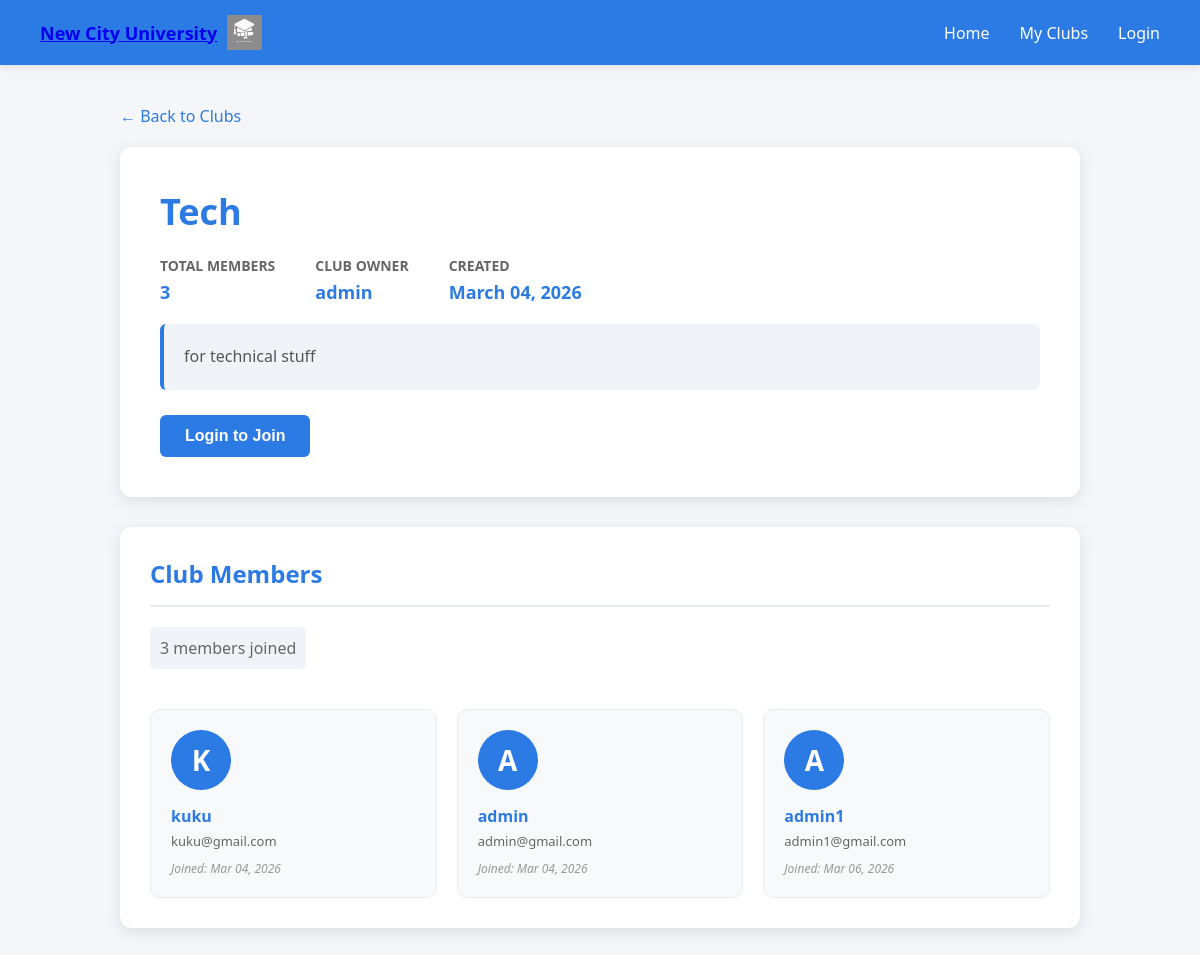
The app's page /club/1 with its own data.
### app/models.py (models this page shows, shortened)
class Club(db.Model):
    id = db.Column(db.Integer, primary_key=True)
    name = db.Column(db.String(100), nullable=False, unique=True)
    description = db.Column(db.Text, nullable=True)
    owner_id = db.Column(db.Integer, db.ForeignKey('user.id'), nullable=False)
    created_at = db.Column(db.DateTime, default=datetime.utcnow)
    members = db.relationship('Membership', backref='club', foreign_keys='Membership.club_id')

class User(db.Model):
    id = db.Column(db.Integer, primary_key=True)
    username = db.Column(db.String(80), unique=True, nullable=False)
    email = db.Column(db.String(120), unique=True, nullable=False)
    password = db.Column(db.String(128), nullable=False)
    role = db.Column(db.String(10), default='student')  # 'student' or 'admin'
    clubs_created = db.relationship('Club', backref='owner', foreign_keys='Club.owner_id')
    memberships = db.relationship('Membership', backref='user', foreign_keys='Membership.user_id')

class Membership(db.Model):
    id = db.Column(db.Integer, primary_key=True)
    user_id = db.Column(db.Integer, db.ForeignKey('user.id'), nullable=False)
    club_id = db.Column(db.Integer, db.ForeignKey('club.id'), nullable=False)
    joined_on = db.Column(db.DateTime, default=datetime.utcnow)

### app/routes.py (the view)
@main.route('/club/<int:club_id>')
def view_club(club_id):
    club = Club.query.get(club_id)
    if not club:
        flash("Club not found!", "danger")
        return redirect(url_for('main.index'))
    members = Membership.query.filter_by(club_id=club_id).all()
    member_count = len(members)
    is_member = False
    if 'user_id' in session:
        is_member = Membership.query.filter_by(user_id=session['user_id'], club_id=club_id).first() is not None
    return render_template('view_club.html', club=club, members=members, member_count=member_count, is_member=is_member)

### app/templates/view_club.html (shortened to what this page needs)
<!DOCTYPE html>
<html>
<head>
</head>
<body>
    <div class="navbar">
        <a href="{{ url_for('main.index') }}" class="logo">
            New City University
            <img src="/static/images/logo.png" alt="University Logo">
        </a>
        <ul>
            <li><a href="{{ url_for('main.index') }}">Home</a></li>
            <li><a href="{{ url_for('main.account') }}">My Clubs</a></li>
            {% if session.get('user_id') %}
            <li><a href="{{ url_for('main.logout') }}">Logout</a></li>
            {% else %}
            <li><a href="{{ url_for('main.student_login') }}">Login</a></li>
            {% endif %}
        </ul>
    </div>
    <div class="container">
        <a href="{{ url_for('main.index') }}" class="back-link">← Back to Clubs</a>
        <div class="club-header">
            <h1>{{ club.name }}</h1>
            <div class="club-meta">
                <div class="meta-item">
                    <span class="meta-label">Total Members</span>
                    <span class="meta-value">{{ member_count }}</span>
                </div>
                <div class="meta-item">
                    <span class="meta-label">Club Owner</span>
                    <span class="meta-value">{{ club.owner.username }}</span>
                </div>
                <div class="meta-item">
                    <span class="meta-label">Created</span>
                    <span class="meta-value">{{ club.created_at.strftime('%B %d, %Y') }}</span>
                </div>
            </div>
            {% if club.description %}
            <div class="club-description">
                {{ club.description }}
            </div>
            {% endif %}
            <div class="action-buttons">
                {% if session.get('user_id') %}
                    {% if is_member %}
                    <button class="btn btn-success btn-disabled" disabled>✓ You're a Member</button>
                    {% else %}
                    <a href="{{ url_for('main.join_club', club_id=club.id) }}" style="text-decoration: none;">
                        <button class="btn btn-primary">Join This Club</button>
                    </a>
                    {% endif %}
                {% else %}
                <a href="{{ url_for('main.student_login') }}" style="text-decoration: none;">
                    <button class="btn btn-primary">Login to Join</button>
                </a>
                {% endif %}
            </div>
        </div>
        <div class="members-section">
            <h2>Club Members</h2>
            {% if member_count > 0 %}
            <span class="members-count">{{ member_count }} member{{ 's' if member_count != 1 else '' }} joined</span>
            <div class="members-list">
                {% for membership in members %}
                <div class="member-card">
                    <div class="member-avatar">
                        {{ membership.user.username[0].upper() }}
                    </div>
                    <div class="member-name">{{ membership.user.username }}</div>
                    <div class="member-email">{{ membership.user.email }}</div>
                    <div class="member-joined">Joined: {{ membership.joined_on.strftime('%b %d, %Y') }}</div>
                </div>
                {% endfor %}
            </div>
            {% else %}
            <div class="no-members">
                <p>No members have joined this club yet. Be the first!</p>
            </div>
            {% endif %}
        </div>
    </div>
</body>
</html>

### app/templates/view_club.html (style rules this page uses)
* { margin: 0; padding: 0; box-sizing: border-box; }
body { font-family: 'Segoe UI', Tahoma, Geneva, Verdana, sans-serif; background-color: #f4f6f9; min-height: 100vh; }
.navbar { display: flex; justify-content: space-between; align-items: center; background-color: #2c7be5; padding: 15px 40px; color: white; box-shadow: 0 2px 8px rgba(0,0,0,0.1); }
.navbar .logo { display: flex; align-items: center; gap: 10px; font-size: 18px; font-weight: bold; cursor: pointer; }
.navbar .logo img { height: 35px; width: auto; }
.navbar ul { list-style: none; display: flex; margin: 0; padding: 0; gap: 30px; }
.navbar ul li a { color: white; text-decoration: none; font-weight: 500; transition: color 0.2s; }
.container { max-width: 1000px; margin: 40px auto; padding: 0 20px; }
.club-header { background-color: white; border-radius: 12px; padding: 40px; box-shadow: 0 4px 15px rgba(0,0,0,0.1); margin-bottom: 30px; }
.club-header h1 { color: #2c7be5; font-size: 36px; margin-bottom: 15px; }
.club-meta { display: flex; gap: 40px; margin: 20px 0; flex-wrap: wrap; }
.meta-item { display: flex; flex-direction: column; }
.meta-label { color: #666; font-size: 14px; font-weight: 600; text-transform: uppercase; margin-bottom: 5px; }
.meta-value { color: #2c7be5; font-size: 18px; font-weight: bold; }
.club-description { color: #555; font-size: 16px; line-height: 1.6; margin-top: 20px; padding: 20px; background-color: #f0f4f8; border-left: 4px solid #2c7be5; border-radius: 6px; }
.action-buttons { display: flex; gap: 15px; margin-top: 25px; }
.btn { padding: 12px 25px; border: none; border-radius: 6px; font-size: 16px; cursor: pointer; transition: all 0.3s; font-weight: 600; }
.btn-primary { background-color: #2c7be5; color: white; }
.members-section { background-color: white; border-radius: 12px; padding: 30px; box-shadow: 0 4px 15px rgba(0,0,0,0.1); }
.members-section h2 { color: #2c7be5; font-size: 24px; margin-bottom: 20px; border-bottom: 2px solid #e9ecef; padding-bottom: 15px; }
.members-count { color: #666; font-size: 16px; margin-bottom: 20px; padding: 10px; background-color: #f0f4f8; border-radius: 6px; display: inline-block; }
.members-list { display: grid; grid-template-columns: repeat(auto-fill, minmax(280px, 1fr)); gap: 20px; margin-top: 20px; }
.member-card { background-color: #f8f9fa; border: 1px solid #e9ecef; border-radius: 10px; padding: 20px; transition: all 0.3s; }
.member-avatar { width: 60px; height: 60px; background-color: #2c7be5; color: white; border-radius: 50%; display: flex; align-items: center; justify-content: center; font-size: 28px; font-weight: bold; margin-bottom: 15px; }
.member-name { font-weight: bold; color: #2c7be5; font-size: 16px; margin-bottom: 5px; }
.member-email { color: #666; font-size: 13px; margin-bottom: 10px; word-break: break-all; }
.member-joined { color: #999; font-size: 12px; font-style: italic; }
.back-link { color: #2c7be5; text-decoration: none; font-weight: 500; margin-bottom: 20px; display: inline-flex; align-items: center; gap: 5px; }

### records on screen
Club: name "Tech", created_at "March 04, 2026", description "for technical stuff"
User: owner.username "admin"
Membership: user "K", user.username "kuku", user.email "kuku@gmail.com", joined_on "Mar 04, 2026"
Membership: user "A", user.username "admin", user.email "admin@gmail.com", joined_on "Mar 04, 2026"
Membership: user "A", user.username "admin1", user.email "admin1@gmail.com", joined_on "Mar 06, 2026"

### other values on screen
{{ member_count }} "3"
{{ 's' if member_count != 1 else '' }} "s"
